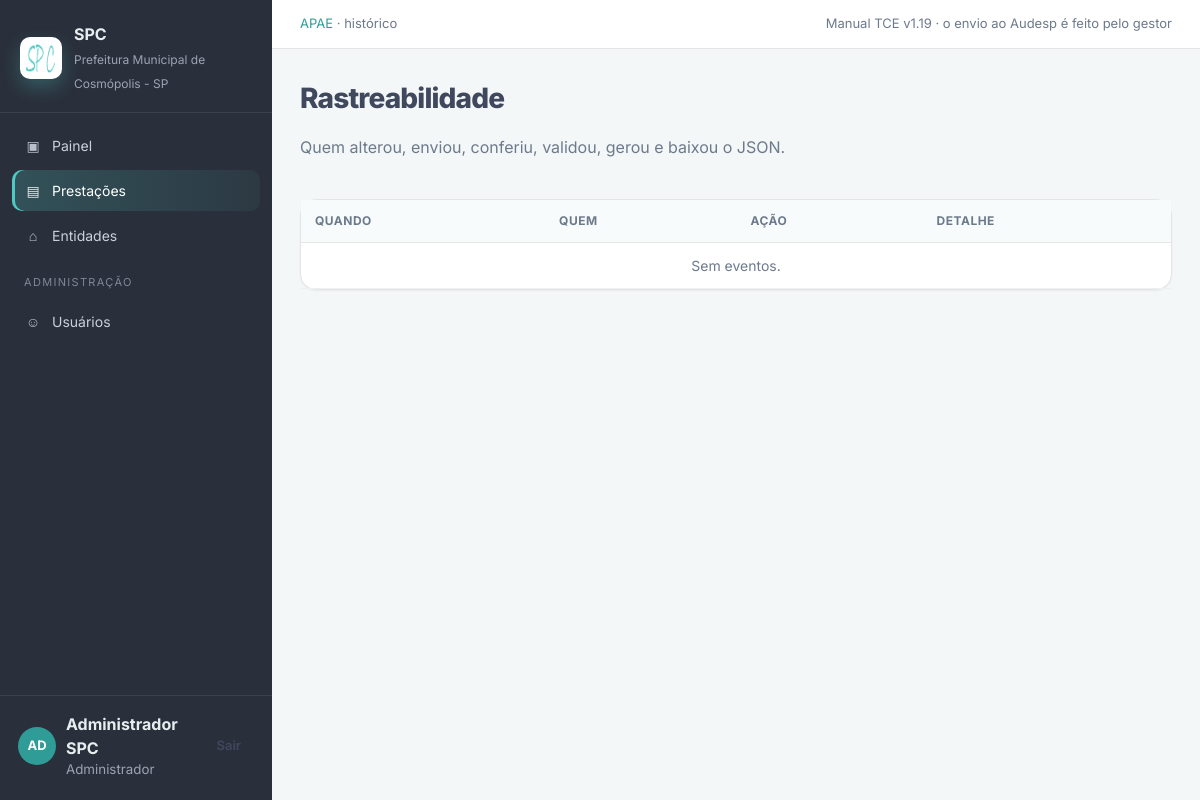
The app's page /prestacoes/1/historico (signed in) with its own data.
### app/models.py (models this page shows, shortened)
class Usuario(UserMixin, db.Model):
    __tablename__ = "usuarios"
    id = db.Column(db.Integer, primary_key=True)
    username = db.Column(db.String(80), unique=True, nullable=False, index=True)
    nome = db.Column(db.String(160), nullable=False)
    email = db.Column(db.String(160))
    senha_hash = db.Column(db.String(256), nullable=False)
    perfil = db.Column(db.String(20), nullable=False, default=PERFIL_ENTIDADE)
    ativo = db.Column(db.Boolean, default=True, nullable=False)
    pode_gerar_json = db.Column(db.Boolean, default=False, nullable=False)
    entidade_id = db.Column(db.Integer, db.ForeignKey("entidades.id"))
    criado_em = db.Column(db.DateTime, default=datetime.utcnow)
    ultimo_acesso = db.Column(db.DateTime)
    entidade = db.relationship("Entidade", backref="usuarios")
    @property
    def is_admin(self) -> bool:
        return self.perfil == PERFIL_ADMIN
    @property
    def is_active(self) -> bool:
        return bool(self.ativo)
    @property
    def perfil_rotulo(self) -> str:
        return rotulo_perfil(self.perfil)

class Entidade(db.Model):
    __tablename__ = "entidades"
    id = db.Column(db.Integer, primary_key=True)
    codigo = db.Column(db.String(40), unique=True, nullable=False)
    nome_exibicao = db.Column(db.String(200), nullable=False)
    razao_social = db.Column(db.String(200), nullable=False)
    cnpj = db.Column(db.String(18), nullable=False)
    endereco = db.Column(db.String(255), nullable=False)
    bairro = db.Column(db.String(120))
    cidade = db.Column(db.String(120), default="Cosmópolis")
    uf = db.Column(db.String(2), default="SP")
    cep = db.Column(db.String(12))
    telefones = db.Column(db.String(120))
    horario = db.Column(db.String(80))
    email = db.Column(db.String(160))
    email_alternativo = db.Column(db.String(160))
    codigo_audesp = db.Column(db.Integer)
    ativa = db.Column(db.Boolean, default=True, nullable=False)
    criado_em = db.Column(db.DateTime, default=datetime.utcnow)
    atualizado_em = db.Column(db.DateTime, default=datetime.utcnow, onupdate=datetime.utcnow)
    prestacoes = db.relationship("Prestacao", backref="entidade", lazy="dynamic")

### app/blueprints/prestacoes/routes.py (the view)
@bp.route("/<int:item_id>/historico")
@login_required
def trilha(item_id):
    prestacao = _prestacao_ou_404(item_id)
    return render_template("prestacoes/historico.html", prestacao=prestacao)

### app/__init__.py (called while the page is built)
def resolve_favicon_file(app: Flask) -> Path:
    static = Path(app.static_folder)
    configured = static / app.config.get("FAVICON_IMAGE", "img/Favicon.ico")
    if configured.exists():
        return configured
    for name in ("Favicon.ico", "Favicon.png", "favicon.ico"):
        fallback = static / "img" / name
        if fallback.exists():
            return fallback
    return configured

### app/authz.py (called while the page is built)
def pode_ver_prestacao(usuario, prestacao) -> bool:
    if usuario.is_admin or usuario.is_gestor:
        return True
    return usuario.perfil == PERFIL_ENTIDADE and usuario.entidade_id == prestacao.entidade_id

def garantir_prestacao(usuario, prestacao):
    if not pode_ver_prestacao(usuario, prestacao):
        abort(403)
    return prestacao

### app/blueprints/prestacoes/routes.py (called while the page is built)
def _prestacao_ou_404(item_id):
    prestacao = db.session.get(Prestacao, item_id) or abort(404)
    return garantir_prestacao(current_user, prestacao)

### app/models.py (called while the page is built)
def rotulo_perfil(codigo: str) -> str:
    return dict(PERFIS).get(codigo, codigo or "—")

### templates/prestacoes/historico.html (shortened to what this page needs)
{% extends "base.html" %}
{% block crumb %}<a href="{{ url_for('prestacoes.detalhe', item_id=prestacao.id) }}">{{ prestacao.entidade.codigo }}</a> · histórico{% endblock %}
{% block content %}
<div class="page-head">
  <div>
    <h1>Rastreabilidade</h1>
    <p class="muted">Quem alterou, enviou, conferiu, validou, gerou e baixou o JSON.</p>
  </div>
</div>
<article class="card">
  <div class="table-wrap">
    <table class="data">
      <thead><tr><th>Quando</th><th>Quem</th><th>Ação</th><th>Detalhe</th></tr></thead>
      <tbody>
      {% for evento in prestacao.eventos %}
        <tr>
          <td>{{ evento.criado_em.strftime('%d/%m/%Y %H:%M') }}</td>
          <td>{{ evento.usuario.nome if evento.usuario else '—' }}</td>
          <td>{{ evento.acao }}</td>
          <td>{{ evento.detalhe }}</td>
        </tr>
      {% else %}
        <tr><td colspan="4" class="empty">Sem eventos.</td></tr>
      {% endfor %}
      </tbody>
    </table>
  </div>
</article>
{% endblock %}

### templates/base.html (shortened to what this page needs)
<!doctype html>
<html lang="pt-BR">
<head>
  <link rel="stylesheet" href="{{ url_for('static', filename='css/colors.css') }}">
  <link rel="stylesheet" href="{{ url_for('static', filename='css/app.css') }}">
</head>
<body>
<div class="app-shell">
  <aside class="sidebar" id="sidebar">
    <div class="brand">
      <img class="brand-mark" src="{{ favicon_url }}" alt="SPC">
      <div>
        <strong>SPC</strong>
        <span>{{ prefeitura }}</span>
      </div>
    </div>
    <nav class="nav">
      <a class="{{ 'active' if request.endpoint == 'dashboard.index' }}" href="{{ url_for('dashboard.index') }}"><span class="ico">▣</span> Painel</a>
      <a class="{{ 'active' if request.endpoint and request.endpoint.startswith('prestacoes') }}" href="{{ url_for('prestacoes.lista') }}"><span class="ico">▤</span> Prestações</a>
      {% if current_user.is_admin or current_user.is_gestor %}
      <a class="{{ 'active' if request.endpoint and request.endpoint.startswith('entidades') }}" href="{{ url_for('entidades.lista') }}"><span class="ico">⌂</span> Entidades</a>
      {% endif %}
      {% if current_user.is_admin %}
      <div class="nav-label">Administração</div>
      <a class="{{ 'active' if request.endpoint == 'admin.usuarios' }}" href="{{ url_for('admin.usuarios') }}"><span class="ico">☺</span> Usuários</a>
      {% endif %}
    </nav>
    <div class="sidebar-user">
      <div class="avatar">{{ (current_user.nome or 'U')[:2]|upper }}</div>
      <div style="flex:1">
        <strong>{{ current_user.nome }}</strong>
        <small>{{ current_user.perfil_rotulo }}{% if current_user.entidade %} · {{ current_user.entidade.codigo }}{% endif %}</small>
      </div>
      <a class="btn btn-ghost btn-sm" href="{{ url_for('auth.logout') }}" title="Sair">Sair</a>
    </div>
  </aside>
  <div class="main">
    <header class="topbar">
      <div style="display:flex;gap:10px;align-items:center">
        <div class="breadcrumb">{% block crumb %}{{ orgao }}{% endblock %}</div>
      </div>
      <div class="muted" style="font-size:13px">Manual TCE v1.19 · o envio ao Audesp é feito pelo gestor</div>
    </header>
    <main class="content">
      {% block content %}{% endblock %}
    </main>
  </div>
</div>
</body>
</html>

### static/css/colors.css (style rules this page uses)
:root { --primary-color: #4fc9c4; --primary-dark: #43aca7; --primary-hover: #3c9b96; --secondary-color: #6d7a8c; --text-color: #3f485d; --border-color: #e5e5e5; --success-color: #79b24a; --warning-color: #f2823c; --danger-color: #e81d51; --info-color: #91ceff; --light-color: #2a303b; --dark-color: #2a303b; --gray-color: #6d7a8c; --input-focus: #4fc9c4; --input-focus-shadow: rgba(79, 201, 196, 0.25); --color-100: #ffffff; --color-95: #ebf9f9; --color-90: #d8f3f2; --color-85: #c4edec; --color-80: #b1e7e5; --color-75: #9de1df; --color-70: #8adbd8; --color-65: #76d5d2; --color-60: #63cfcb; --color-55: #4fc9c4; --color-50: #3cc3bf; --color-45: #36b0ac; --color-40: #309c98; --color-35: #2a8985; --color-30: #247572; --color-25: #1e625f; --color-20: #184e4c; --color-15: #123b39; --color-10: #0c2726; --color-5: #061413; --color-0: #000000; --success-light: #d1e7dd; --warning-light: #fff3cd; --danger-light: #f8d7da; --info-light: #cff4fc; --bg-color: var(--color-95); --card-bg: var(--color-100); --text-primary: #212529; --text-secondary: #6c757d; --text-muted: #adb5bd; --shadow-sm: 0 2px 4px rgba(0, 0, 0, 0.05); --shadow-md: 0 4px 8px rgba(0, 0, 0, 0.1); --shadow-lg: 0 8px 16px rgba(0, 0, 0, 0.15); --border-radius-sm: 4px; --border-radius-md: 8px; --border-radius-lg: 12px; --border-radius-xl: 16px; --transition-fast: 0.15s ease; --transition-normal: 0.3s ease; --transition-slow: 0.5s ease; }
.sidebar { background: linear-gradient(180deg, var(--primary-color) 0%, var(--primary-dark) 100%); }
.brand-mark { display: block; width: 32px; height: 32px; border-radius: 8px; object-fit: contain; background: #fff; }
a { color: var(--primary-color); text-decoration: none; }
.card { border: none; border-radius: var(--border-radius-lg); box-shadow: var(--shadow-sm); }

### records on screen
Usuario: nome "AD", nome "Administrador SPC", perfil_rotulo "Administrador"
Entidade: entidade.codigo "APAE"

### other values on screen
{{ prefeitura }} "Prefeitura Municipal de Cosmópolis - SP"
